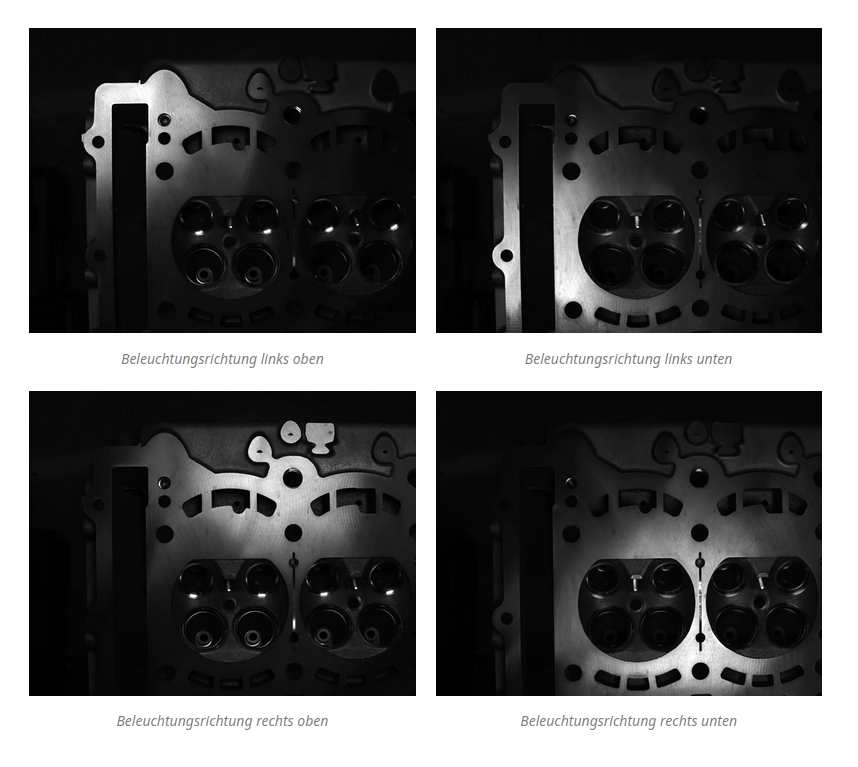
#> input picture Recherche/image.png, 858 x 767 px, found by its file name
$ python debug_image.py ../Recherche/image.png
#> lines starting #> are read from the running program, lines starting #| are printed output that depends on the picture; after the words box and inside, x2 and y2 are one past the last pixel; in counts of white or black regions, pixels touching at a corner belong together
#> (reads cv_opt/config.json from the repository)
#> in main, image is the input picture: shape (767, 858, 4); mean B, G, R, A 92.6, 92.6, 92.6, 255
### cv_opt/cv_pipeline.py
from __future__ import annotations

from typing import Any
import cv2
import numpy as np


def _odd(value: int, minimum: int = 1) -> int:
    if value <= 0:
        return 0
    value = max(minimum, int(value))
    return value if value % 2 == 1 else value + 1


def _largest_component(binary_u8: np.ndarray) -> np.ndarray:
    n, labels, stats, _ = cv2.connectedComponentsWithStats(binary_u8, 8)
    if n <= 1:
        return binary_u8
    largest = 1 + int(np.argmax(stats[1:, cv2.CC_STAT_AREA]))
    return (labels == largest).astype(np.uint8) * 255


def _outer_envelope(binary: np.ndarray) -> np.ndarray:
    """Fill the outer silhouette of the workpiece, including internal holes."""
    binary_u8 = binary.astype(np.uint8) * 255
    contours, _ = cv2.findContours(binary_u8, cv2.RETR_EXTERNAL, cv2.CHAIN_APPROX_SIMPLE)
    if not contours:
        return np.ones_like(binary_u8, dtype=np.uint8) > 0

    largest = max(contours, key=cv2.contourArea)
    envelope = np.zeros_like(binary_u8)
    cv2.drawContours(envelope, [largest], -1, 255, thickness=cv2.FILLED)
    return envelope > 0


def build_roi(gray: np.ndarray, p: dict[str, Any]) -> tuple[np.ndarray, np.ndarray]:
    """Detect the metallic workpiece and define the valid inspection region."""
    raw = (gray > int(p["roi_min_gray"])).astype(np.uint8) * 255
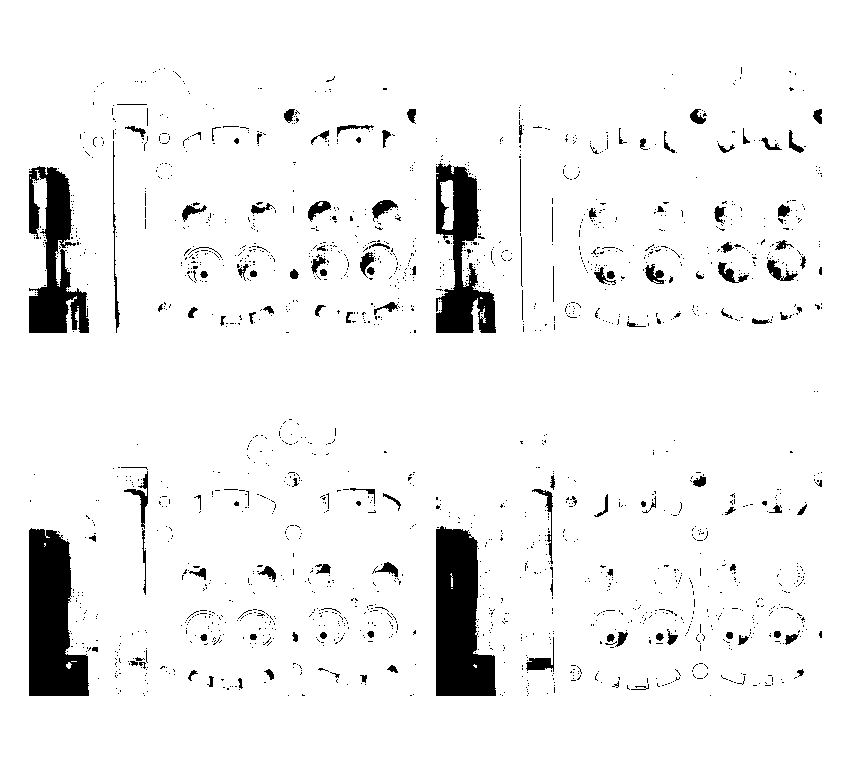
#> raw: shape (767, 858); 94.2% white; 1872 black regions (1742 under 20 px), largest, box (x1, y1, x2, y2) and area: (436, 526, 496, 696) 7486, (29, 528, 89, 696) 7322, (29, 166, 89, 333) 5284

    close_k = _odd(int(p["roi_close_kernel_px"]), minimum=3)
#> close_k = 41
    if close_k >= 3:
        kernel = cv2.getStructuringElement(cv2.MORPH_ELLIPSE, (close_k, close_k))
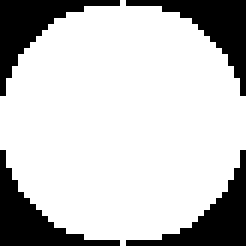
#> kernel: shape (41, 41) (shown 6 times larger); values 0 (black) and 1 (white), 76.9% white; 4 black regions, box (x1, y1, x2, y2) and area: (0, 0, 20, 16) 97, (21, 0, 41, 16) 97, (0, 25, 20, 41) 97, (21, 25, 41, 41) 97
        raw = cv2.morphologyEx(raw, cv2.MORPH_CLOSE, kernel)
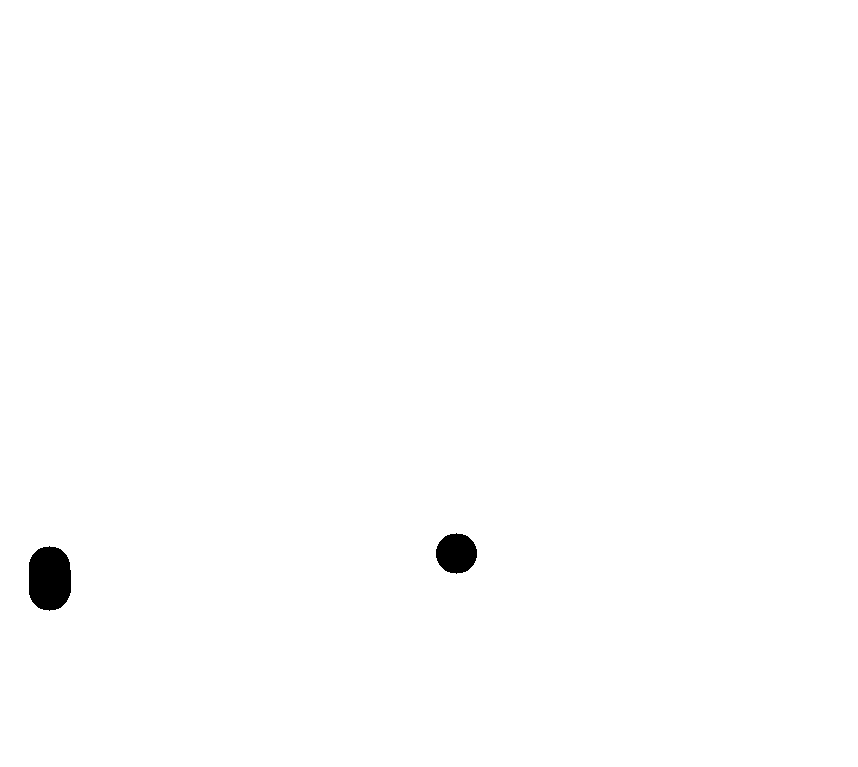
#> raw: shape (767, 858); 99.5% white; 2 black regions, box (x1, y1, x2, y2) and area: (29, 546, 71, 611) 2301, (436, 533, 477, 574) 1293

    raw = _largest_component(raw)
#> in _largest_component, `n, labels, stats, _ = cv2.connectedComponentsWithStats(binary_u8, 8)`: n = 2; stats = [[29, 533, 448, 78, 3594], [0, 0, 858, 767, 654492]]
#> in _largest_component, `largest = 1 + int(np.argmax(stats[1:, cv2.CC_STAT_AREA]))`: largest = 1
    roi_u8 = raw.copy()

    erode_k = _odd(int(p["roi_erode_kernel_px"]), minimum=3)
#> erode_k = 9
    if erode_k >= 3:
        kernel = cv2.getStructuringElement(cv2.MORPH_ELLIPSE, (erode_k, erode_k))
        roi_u8 = cv2.erode(roi_u8, kernel)
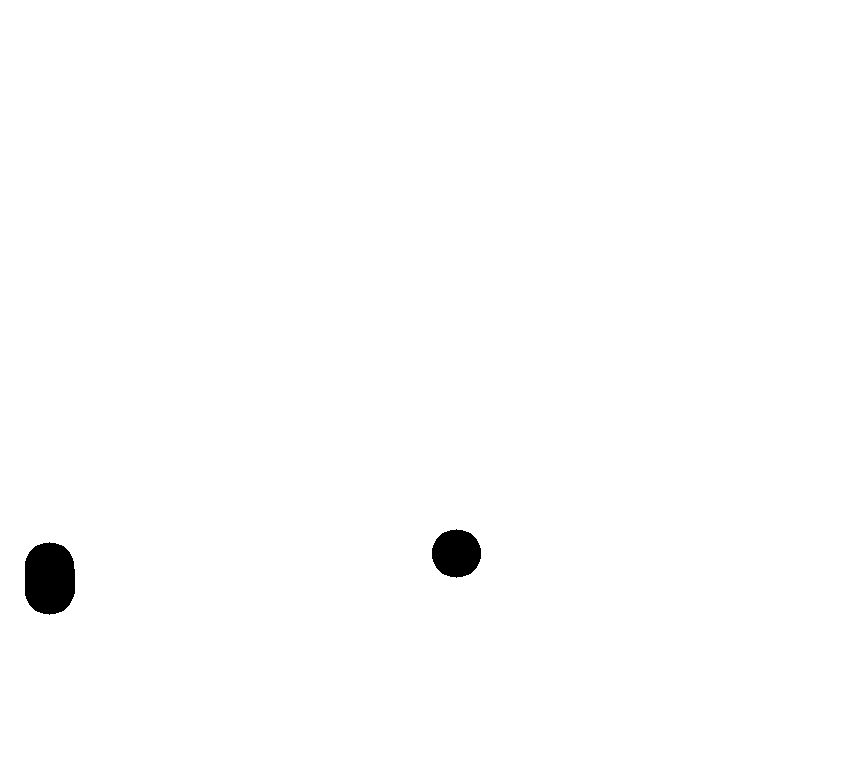
#> roi_u8: shape (767, 858); 99.3% white; 2 black regions, box (x1, y1, x2, y2) and area: (25, 542, 75, 615) 3063, (432, 529, 481, 578) 1861

    # Optional extra exclusion for the OUTER workpiece boundary.
    # Hole removal is handled separately by detect_holes().
    extra = float(p.get("extra_boundary_exclusion_px", 0))
#> extra = 30
    if extra > 0:
        envelope = _outer_envelope(raw > 0)
#> in _outer_envelope, `contours, _ = cv2.findContours(binary_u8, cv2.RETR_EXTERNAL, cv2.CHAIN..`: contours = [[[0, 0], [0, 766], [857, 766], [857, 0]]]
#> (the rest of the program and of its run is left out)
